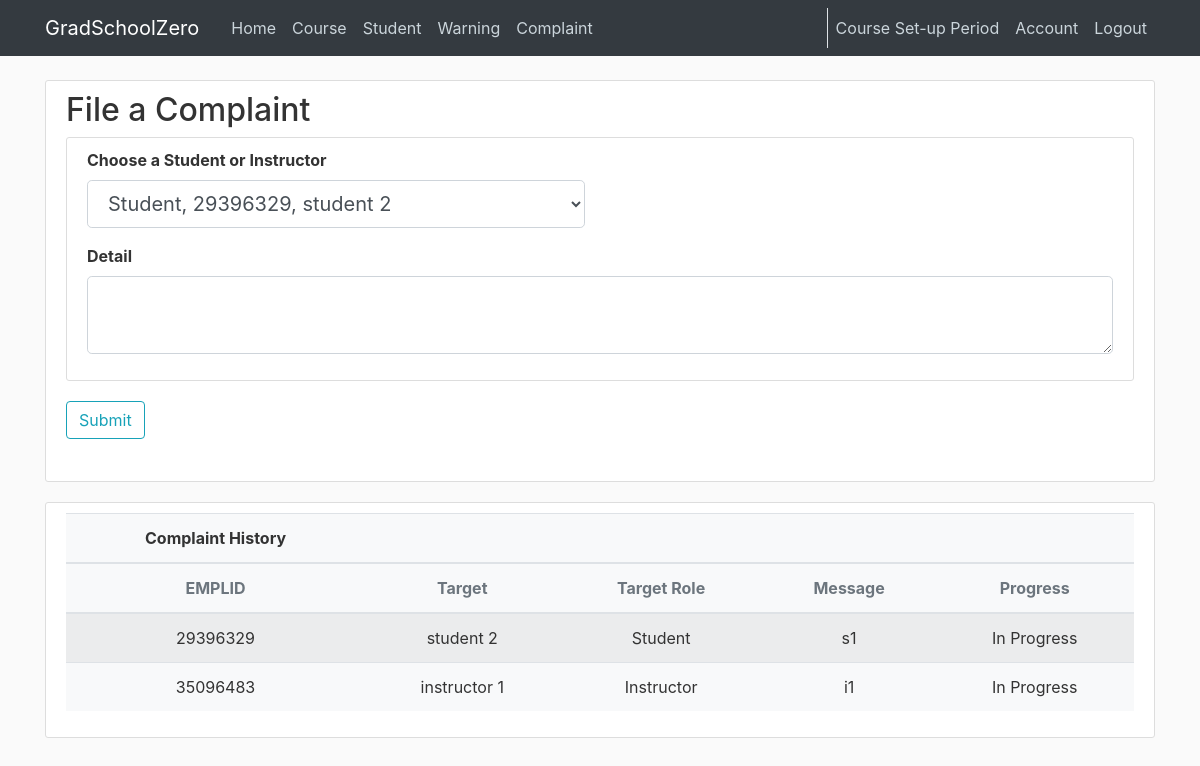
The page /student/complaint (signed in) on the database its author committed.
### cunyzero/models.py (models this page shows, shortened)
class Period(db.Model):#set-up, registration, running, or grading period
    id = db.Column(db.Integer, primary_key=True)
    period = db.Column(db.Integer, nullable = False, default=0)#periods passed
    def getPeriodName(self):# returns set-up, registration, running, or grading period
        remainder = self.period % 4
        if remainder==0:
            return "Course Set-up Period"

class Complaint(db.Model):
    id = db.Column(db.Integer, primary_key=True)
    complainerId = db.Column(db.Integer,db.ForeignKey('user.ownerId'), nullable=False)
    targetId = db.Column(db.Integer, db.ForeignKey('user.ownerId'))
    message = db.Column(db.Text, nullable=False, default='')
    processed = db.Column(db.Boolean, nullable=False, default=False) #check the complaint is processed by admin or not

class Student(db.Model):
    ownerId = db.Column(db.Integer, primary_key=True)
    firstname = db.Column(db.String(30), nullable=False)
    lastname = db.Column(db.String(30), nullable=False)
    programId = db.Column(db.Integer, db.ForeignKey('program.id'), nullable=False)
    honor = db.Column(db.Integer, nullable = False, default=0)
    status = db.Column(db.String(20), default='Employed') # suspended, graduated, etc.
    fine = db.Column(db.Float, nullable = False, default=0)
    gpa = db.Column(db.Float, nullable = False, default=0.0)
    warning = db.Column(db.Integer, nullable = False, default=0) # ???????????
    enrollmentPermission = db.Column(db.Boolean, nullable=False, default=False)#special enrollment permission
    user = db.relationship('User', backref='studentOwner', lazy=True)
    courses = db.relationship('StudentCourse', backref='student', lazy=True)
    application = db.relationship('GraduationApplication', backref='applicant', lazy=True)
    warnings = db.relationship('Warning', backref='targetStudent', lazy=True) # get length by len(Student.warnings)

class User(db.Model, UserMixin):
    id = db.Column(db.Integer, primary_key=True)
    username = db.Column(db.String(20), unique=True, nullable=False)
    image_file = db.Column(db.String(20), nullable=False, default='default.jpg')
    password = db.Column(db.String(60), nullable=False)
    role = db.Column(db.String(30), nullable=False, default='Visitor')
    ownerId = db.Column(db.Integer, db.ForeignKey('visitor.ownerId'), db.ForeignKey('admin.ownerId'), db.ForeignKey('student.ownerId'), db.ForeignKey('instructor.ownerId'))
    def getPeriodName(self):
        return Period.query.all()[0].getPeriodName()

class Instructor(db.Model):
    ownerId = db.Column(db.Integer, primary_key=True)
    status = db.Column(db.String(20), default='Employed')#fired, suspended, etc.
    firstname = db.Column(db.String(30), nullable=False)
    lastname = db.Column(db.String(30), nullable=False)
    warning = db.Column(db.Integer, nullable = False, default=0)
    user = db.relationship('User', backref='instructorOwner', lazy=True)
    warnings = db.relationship('Warning', backref='targetInstructor', lazy=True)
    courses = db.relationship('Course', backref='instructor', lazy=True)

### cunyzero/routes.py (the view, shortened to what this page needs)
@login_required
@app.route('/student/complaint', methods=['GET', 'POST'])
def student_file_complaint():
    form = StudentComplaintForm()
    history = Complaint.query.filter_by(complainerId=current_user.ownerId).all()
    targets = dict()
    for complaint in history:
        target = User.query.filter_by(ownerId=complaint.targetId).first()
        targets[complaint.targetId] = target
    if current_user.role != "Student":
        abort(403)
    return render_template("student_complaint.html", title="Student Complaint", form=form, history=history, targets=targets)

### cunyzero/forms.py
class StudentComplaintForm(FlaskForm):
    target = QuerySelectMultipleField(
        'Choose a Student or Instructor',
        query_factory= lambda: User.query.filter((User.role!="Visitor")&(User.role!="Admin")&(User.id!=current_user.id)),
        widget=widgets.Select(multiple=False),
        get_label=lambda user: f'{user.role}, {user.ownerId}, '
                               f'{user.studentOwner.firstname + " " + user.studentOwner.lastname if user.role == "Student" else user.instructorOwner.firstname + " " + user.instructorOwner.lastname}'
    )
    message = TextAreaField('Detail', validators=[DataRequired()])
    submit = SubmitField('Submit')

### cunyzero/models.py (called while the page is built)
@login_manager.user_loader
def load_user(user_id):
    return User.query.get(int(user_id))

### cunyzero/templates/student_complaint.html (shortened to what this page needs)
{% extends "layout.html" %}
{% block content %}
<div class="content-section">
    <form method="POST", action="">
        <fieldset class="form-group">
            <legend class="h2">File a Complaint</legend>
            <div class="content-section">
                <div class="row">
                    <div class="form-group col-md-6">
                        <strong>{{ form.target.label }}{{ form.target(class="form-control form-control-lg") }} </strong>
                    </div>
                </div>
                <div class="row">
                    <div class="form-group col-md-12">
                        <strong>
                            {{ form.message.label }}
                        </strong>
                        {{ form.message(class="form-control form-control-lg") }}
                    </div>
                </div>
            </div>
            <div class="form-group">
                {{ form.submit(class="btn btn-outline-info") }}
            </div>
        </fieldset>
    </form>
</div>
{% if history %}
<div class="content-section">
    <table class="table table-striped table-hover bg-light text-center">
        <thead>
            <tr class="thead-secondary">
                <th class="course_header">Complaint History</th>
                <th> </th>
                <th> </th>
                <th> </th>
                <th> </th>
            </tr>
            <tr class="thead-secondary text-muted">
                <th>EMPLID</th>
                <th>Target</th>
                <th>Target Role</th>
                <th>Message</th>
                <th>Progress</th>
            </tr>
        </thead>
        <tbody>
            {% for complaint in history %}
                <tr>
                    <td>{{ complaint.targetId }}</td>
                    {% if targets[complaint.targetId].role == "Student" %}
                        <td>{{ targets[complaint.targetId].studentOwner.firstname }} {{ targets[complaint.targetId].studentOwner.lastname }}</td>
                    {% else %}
                        <td>{{ targets[complaint.targetId].instructorOwner.firstname }} {{ targets[complaint.targetId].instructorOwner.lastname }}
                    {% endif %}
                    <td>{{ targets[complaint.targetId].role }}</td>
                    <td>{{ complaint.message[:10] + "..." if complaint.message|length >10 else complaint.message }}</td>
                    {% if complaint.processed %}
                        <td>Done</td>
                    {%  else %}
                        <td>In Progress</td>
                    {% endif %}
                </tr>
            {% endfor %}
        </tbody>
    </table>
</div>
{% endif %}
{% endblock content %}

### cunyzero/templates/layout.html (shortened to what this page needs)
<!DOCTYPE html>
<html lang="en">
<head>
    <link rel="stylesheet" href="https://maxcdn.bootstrapcdn.com/bootstrap/4.0.0/css/bootstrap.min.css">
    <link rel="stylesheet" type="text/css" href="{{ url_for('static', filename='main.css') }}">
    <link rel="stylesheet" type="text/css" href="{{ url_for('static', filename='uicons-regular-rounded.css') }}">
</head>
<body id="bootstrap-overrides">
    <header class="site-header">
        <nav class="navbar navbar-expand-md navbar-dark bg-dark fixed-top">
            <div class="container">
                <a class="navbar-brand mr-4" href="/">GradSchoolZero</a>
                <div class="collapse navbar-collapse" id="navbarToggle">
                    <div class="navbar-nav mr-auto">
                        <a class="nav-item nav-link" href="{{ url_for('home') }}">Home</a>
                        {% if current_user.is_authenticated %}
                            {% if current_user.role == 'Visitor' %}
                                <a class="nav-item nav-link" href="{{ url_for('course_manage') }}">Course</a>
                                <a class="nav-item nav-link" href="{{ url_for('instructor_manage') }}">Instructor</a>
                            {% elif current_user.role == 'Student' %}
                                <a class="nav-item nav-link" href="{{url_for('register_course')}}">Course</a>
                                <a class="nav-item nav-link" href="{{ url_for('individual_review',role='Student',owner_id=current_user.ownerId)}}">Student</a>
                                <a class="nav-item nav-link" href="{{url_for('user_warning_page', userId=current_user.ownerId)}}">Warning</a>
                                <a class="nav-item nav-link" href="{{ url_for('student_file_complaint') }}">Complaint</a>
                            {% endif %}
                        {% endif %}
                    </div>
                    <div class="border-left navbar-nav">
                        {% if current_user.is_authenticated %}
                            {% if current_user.role == 'Visitor' %}
                                <a class="nav-item nav-link" href="{{ url_for('enrollment_application') }}">Enrollment</a>
                                <a class="nav-item nav-link" href="{{ url_for('logout') }}">Logout</a>
                            {% else %}
                                {% if current_user.role == "Admin" %}
                                    <a class="nav-item nav-link" href="{{ url_for('change_period') }}">{{current_user.getPeriodName()}}</a>
                                {% else %}
                                     <a class="nav-item nav-link">{{current_user.getPeriodName()}}</a>
                                {% endif %}
                                <a class="nav-item nav-link" href="{{ url_for('account') }}">Account</a>
                                <a class="nav-item nav-link" href="{{ url_for('logout') }}">Logout</a>
                            {% endif %}
                        {% else %}
                            <a class="nav-item nav-link" href="{{ url_for('login') }}">Login</a>
                            <a class="nav-item nav-link" href="{{ url_for('register') }}">Register</a>
                        {% endif %}
                    </div>
                </div>
            </div>
        </nav>
    </header>
    <main role="main" class="container">
        <div class="row">
            <div class="col-md-12">
                {% block content %}{% endblock %}
            </div>
        </div>
    </main>
</body>
</html>

### cunyzero/static/main.css (style rules this page uses)
body { background: #fafafa; color: #333333; margin-top: 5rem; }
.site-header .navbar-nav .nav-link { color: #cbd5db; }
.content-section { background: #ffffff; padding: 10px 20px; border: 1px solid #dddddd; border-radius: 3px; margin-bottom: 20px; }

### rows shown on the page
Period: getPeriodName "Course Set-up Period"
Complaint: targetId "29396329", targetId.firstname "student", targetId.lastname "2", targetId.role "Student", message "s1", processed "In Progress"
Complaint: targetId "35096483", targetId.firstname "instructor", targetId.lastname "1", targetId.role "Instructor", message "i1", processed "In Progress"
